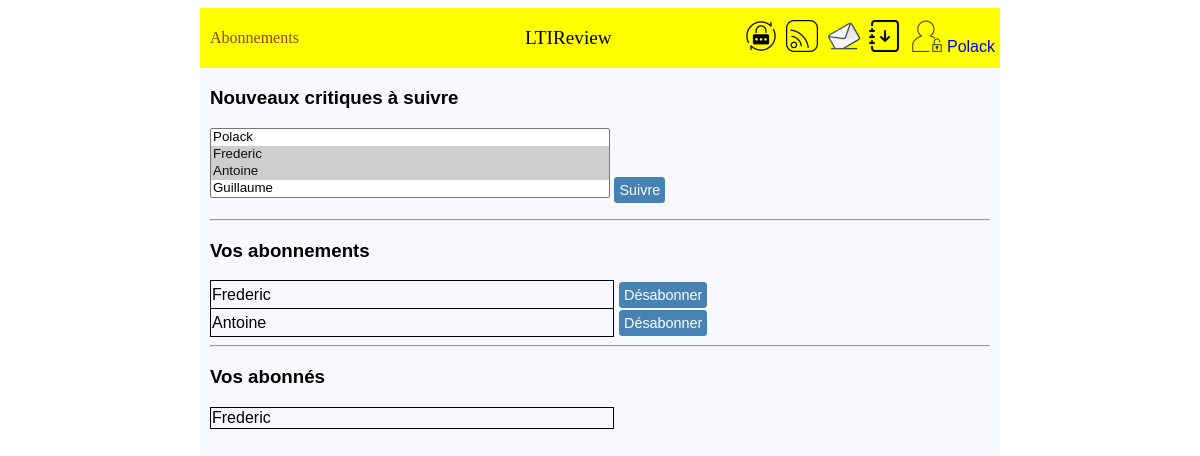
/userfollow/ (signed in), run on an earlier commit of the app's database.
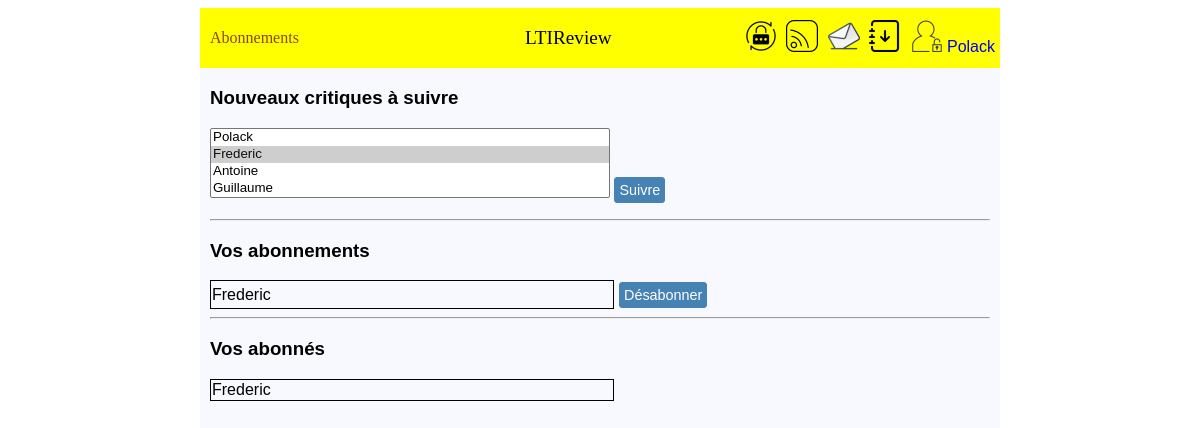
And on a later commit of the database.
### authentication/models.py (models this page shows)
class User(AbstractUser):
    profile_photo = models.ImageField(verbose_name='Photo de profil')
    follows = models.ManyToManyField('self', through='UserFollows', symmetrical=False)

### critics/views.py (the view, shortened to what this page needs)
# urls.py: path('userfollow/', critics.views.UserFollowView.as_view(), name='user_follow'),
class UserFollowView(LoginRequiredMixin, View):
    template_name = 'critics/user_follow.html'
    form_class = forms.UserFollowForm
    def get(self, request):
        form = self.form_class(instance=request.user)
        followings = request.user.follows.all()
        followers = request.user.user_set.all()
        messages.info(request, 'Abonnements')
        context = {'form': form, 'followings': followings, 'followers': followers}
        return render(request, self.template_name, context=context)

### critics/forms.py
class UserFollowForm(forms.ModelForm):
    class Meta:
        model = get_user_model()
        fields = ['follows']

### critics/templates/critics/user_follow.html (shortened to what this page needs)
{% extends 'base.html' %}
{% block content %}
<div class="page">
    <form method="post">
        <h3>Nouveaux critiques à suivre</h3>
        {{ form.follows }}
        <button type="submit" >Suivre</button>
    </form>
    <hr>
    <h3>Vos abonnements</h3>
    <table>
        {% for following in followings %}
            <tr class="tab-followings">
                <td class="cell-following">{{ following.username }}</td>
                <td class="cell-no-border"><button>
                    <a class="bouton-href" href="{% url 'user_follow_delete' following.id %}">Désabonner</a>
                </button></td>
            </tr>
        {% endfor %}
    </table>
    <hr>
    <h3>Vos abonnés</h3>
    <table>
        {% for follower in followers %}
            <tr class="tab-followers">
                <td class="cell-follower">{{ follower.username }}</td>
            </tr>
        {% endfor %}
    </table>
</div>
{% endblock content %}

### templates/base.html (shortened to what this page needs)
{% load static %}
<html lang="fr">
<head>
    <link rel="stylesheet" href="{% static 'styles.css' %}">
</head>
<body>
    <header>
        <p id="message">
        {% if messages %}
            {% for message in messages %}
                <span{% if message.tags %} class="{{ message.tags }}"{% endif %}>{{ message }}</span>
            {% endfor %}
        {% endif %}
        </p>
        <p id="titre">LTIReview</p>
        <nav>
            {% if user.is_authenticated %}
                <a class="image" href="{% url 'password_change' %}">
                    <img src="{% static 'img/psw_change.png' %}" alt="changement mot de passe"
                         width="32px" height="32px" title="Changement mot de passe">
                </a>
                <a class="image" href="{% url 'home' %}">
                    <img src="{% static 'img/flux.png' %}" alt="flux"
                         width="32px" height="32px" title="Flux">
                </a>
                <a class="image" href="{% url 'post' %}">
                    <img src="{% static 'img/post.png' %}" alt="posts"
                         width="32px" height="32px" title="Posts">
                </a>
                <a class="image" href="{% url 'user_follow' %}">
                    <img src="{% static 'img/abonnement.png' %}" alt="abonnements"
                         width="32px" height="32px" title="Abonnements">
                </a>
                <a class="image" href="{% url 'logout' %}">
                    <img src="{% static 'img/user_unlocked.png' %}" alt="déconnexion"
                         width="32px" height="32px" title="Déconnexion">
                    {{user}}
                </a>
            {% endif %}
        </nav>
    </header>
    {% block content %}{% endblock content %}
</body>
</html>

What changed in the data, as far as the page shows it:
no longer on this page (row edited): User: username "Antoine", shown under "Vos abonnements"
Also different on the page:
form field follows: "Polack / Frederic ☑ / Antoine ☑ / Guillaume" → "Polack / Frederic ☑ / Antoine / Guillaume"
